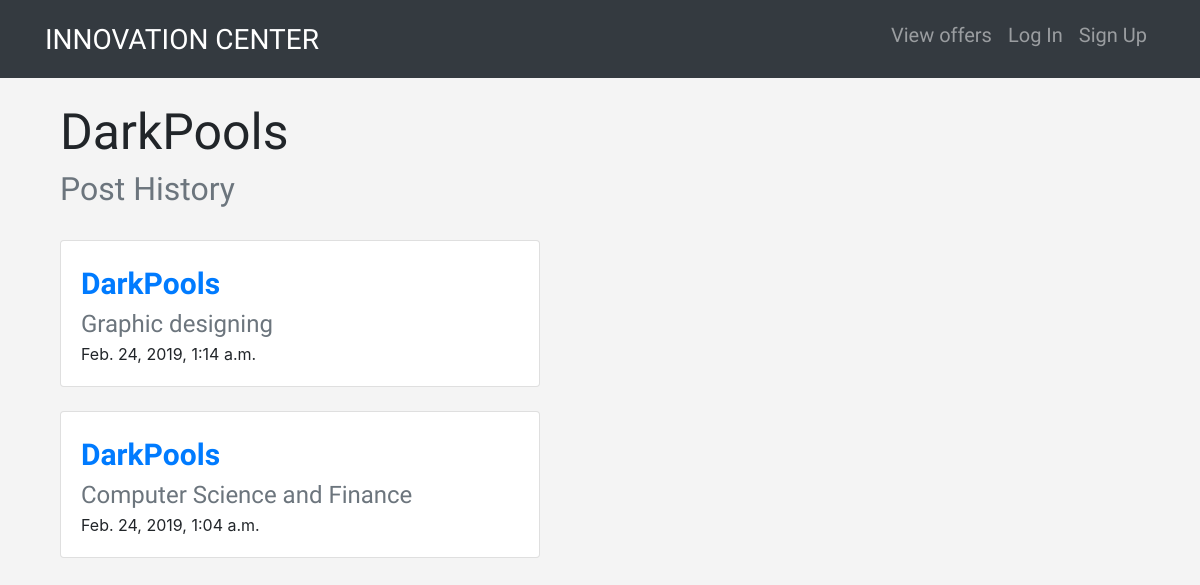
The page /posts/by/DarkPools/ on the database its author committed.
### dashboard/models.py (models this page shows, shortened)
class Post(models.Model):
    startup_name=models.ForeignKey(User,related_name='posts',on_delete=models.CASCADE)
    title=models.CharField(max_length=200)
    created_at=models.DateTimeField(auto_now=True)
    admin_name=models.CharField(max_length=100)
    dept=models.CharField(max_length=100)
    description=models.TextField()
    class Meta:
        ordering=["-created_at"]

### dashboard/views.py (the view)
# urls.py: path('by/<username>/',views.StartupPosts.as_view(),name='startup'),
class StartupPosts(ListView):
    model=models.Post
    template_name='dashboard/startup_post_list.html'
    def get_queryset(self):
        try:
            self.post_user=User.objects.prefetch_related('posts').get(username__iexact=self.kwargs.get('username'))
        except User.DoesNotExist:
            raise Http404
        else:
            return self.post_user.posts.all()
    def get_context_data(self,**kwargs):
        context=super().get_context_data(**kwargs)
        context['post_user']=self.post_user
        return context

### dashboard/templates/dashboard/startup_post_list.html
{% extends "dashboard/dash_base.html" %}
{% block prepost %}
<br>
<div class="col-md-4">
	<h1 class="comp">{{ post_user.username }}</h1>
	<h2 class="text text-muted">Post History</h2>
</div>
{% endblock %}
{% block post_content %}
<div class="col-md-8">
	{% for post in post_list %}
		{% include "dashboard/_dash.html" %}
	{% endfor %}
</div>
{% endblock %}

### dashboard/templates/dashboard/dash_base.html (shortened to what this page needs)
{%extends "base.html"%}
{%block body_block%}
<div class="bg">
<div class="posts-page">
  <div class="container">
    {%block prepost%}
    {%endblock%}
    {%block post_content%}
    {%endblock%}
  </div>
</div>
</div>
{%endblock%}

### templates/base.html (shortened to what this page needs)
<!DOCTYPE html>
{%load staticfiles %}
<html lang="en" dir="ltr">
  <head>
    <link href="https://stackpath.bootstrapcdn.com/bootstrap/4.3.1/css/bootstrap.min.css" rel="stylesheet">
    <link rel="stylesheet" href="{%static 'css/master.css'%}">
  </head>
  <body>
    <nav class="navbar navbar-dark navbar-expand-lg py-md-2 bg-dark mynav" role="navigation" id='navbar'>
      <div class="container">
        <div class="navbar-nav align-items-center">
            <a class="navbar-brand mynav ic" href="{%url 'home'%}"><h3>INNOVATION CENTER</h3></a>
       </div>
        <div class="navbar-nav ml-auto">
          {%if user.is_authenticated %}
          <a class="nav-item nav-link ic" href="{%url 'dashboard:all'%}"><h5>View offers</h5></a>
          <a class="nav-item nav-link ic" href="{%url 'dashboard:create'%}"><h5>Post offer</h5></a>
           <a class="nav-item nav-link ic" href="{%url 'accounts:logout'%}"><h5>Log Out</h5></a>
          {%else%}
          <a class="nav-item nav-link ic" href="{%url 'dashboard:all'%}"><h5>View offers</h5></a>
          <a class="nav-item nav-link ic" href="{%url 'accounts:login'%}"><h5>Log In</h5></a>
          <a class="nav-item nav-link ic" href="{%url 'accounts:signup'%}"><h5>Sign Up</h5></a>
          {%endif%}
        </div>
      </div>
    </nav>
    {%block body_block%}
    {%endblock%}
  </body>
</html>

### dashboard/templates/dashboard/_dash.html (shortened to what this page needs)
    <br>
  <div class="card" style="width: 30rem;">
    <div class="card-body">
      <a class="card-title company text-primary" href="{%url 'dashboard:startup' username=post.startup_name.username%} "><strong>{{post.startup_name.username}}</strong></a>
      <br>
      <a class="card-text text-muted dept" href="{%url 'dashboard:single' username=post.startup_name.username pk=post.pk %}">{{post.dept}}</a>
      <br>
      <p class="card-text">{{post.created_at}}</p>
      </div>
    </div>

### static/css/master.css (style rules this page uses)
.mynav { padding-top:15px; }
.ic { font-family: 'Patua One', cursive; }
.text { font-family: 'Quattrocento Sans', sans-serif; }
body { background-color:#f4f4f4; }
.company { font-family: 'Pridi', serif; font-size:30px; }
.dept { font-family: 'Actor', sans-serif; font-size:24px; margin-bottom:100px; }
.comp { font-size:50px; font-family: 'Oleo Script', cursive; }

### rows shown on the page
Post: startup_name.username "DarkPools", dept "Graphic designing", created_at "Feb. 24, 2019, 1:14 a.m."
Post: startup_name.username "DarkPools", dept "Computer Science and Finance", created_at "Feb. 24, 2019, 1:04 a.m."

### other values the page prints
{{ post_user.username }} "DarkPools"
